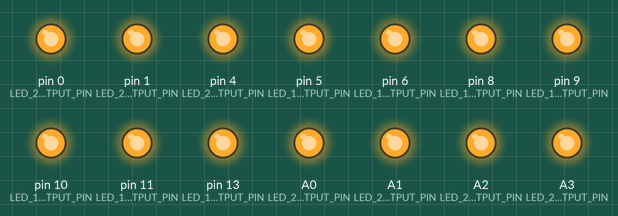
A sketch run on a simulated Arduino Uno, built with avr-gcc and run on an emulated ATmega328P. Shown: output pins drawn as LEDs (lit = HIGH).

Above: at 0.1 s.
Timing chart, 0 to 1.6 s (numbered marks = the images above):
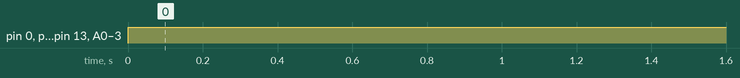

Measured:
- by itself, A2 (LED_2_G_OUTPUT_PIN): LOW → HIGH at 0.01 s
- by itself, pin 0 (LED_2_A_OUTPUT_PIN), pin 1 (LED_2_F_OUTPUT_PIN), pin 4 (LED_2_E_OUTPUT_PIN), pin 5 (LED_1_A_OUTPUT_PIN), pin 6 (LED_1_F_OUTPUT_PIN), pin 8 (LED_1_E_OUTPUT_PIN), pin 9 (LED_1_D_OUTPUT_PIN), pin 10 (LED_1_C_OUTPUT_PIN), pin 11 (LED_1_G_OUTPUT_PIN), pin 13 (LED_1_B_OUTPUT_PIN), A0 (LED_2_D_OUTPUT_PIN), A1 (LED_2_C_OUTPUT_PIN), A3 (LED_2_B_OUTPUT_PIN): LOW → HIGH at 0.00 s

The sketch:

LED_SCREEN_DRIVER_SKETCH.ino
```cpp
//REG 1000 Address is 0 on I2c. Only 8 bit memory addressesing is used.

#include <Wire.h>

#define ZERO_AVAILABLE_WORDS 0u
#define NUM_OF_OUTPUTS_ELEMENTS 13u
#define MULTIPLEXING_DELAY_US 1000

#define REG_1000_ADDRESS 0u //FOR CONTROLLING LED 1
#define REG_1001_ADDRESS 1u //FOR CONTROLLING LED 2
#define REG_1002_ADDRESS 2u //FOR READING INPUTS

#define LED_1_A_OUTPUT_PIN 5  //D5 Output is connected to LED 1 A.
#define LED_1_B_OUTPUT_PIN 13 //D13 Output is connected to LED 1 B.
#define LED_1_C_OUTPUT_PIN 10 //D10 Output is connected to LED 1 C.
#define LED_1_D_OUTPUT_PIN 9 //D9 Output is connected to LED 1 D.
#define LED_1_E_OUTPUT_PIN 8 //D8 Output is connected to LED 1 E.
#define LED_1_F_OUTPUT_PIN 6 //D6 Output is connected to LED 1 F.
#define LED_1_G_OUTPUT_PIN 11 //D11 Output is connected to LED 1 G.

#define LED_2_A_OUTPUT_PIN 0 //D0 Output is connected to LED 2 A.
#define LED_2_B_OUTPUT_PIN A3 //A3 Output is connected to LED 2 B.
#define LED_2_C_OUTPUT_PIN A1 //A1 Output is connected to LED 2 C.
#define LED_2_D_OUTPUT_PIN A0 //A0 Output is connected to LED 2 D.
#define LED_2_E_OUTPUT_PIN 4 //D4 Output is connected to LED 2 E.
#define LED_2_F_OUTPUT_PIN 1 //D1 Output is connected to LED 2 F.
#define LED_2_G_OUTPUT_PIN A2 //A2 Output is connected to LED 2 G.

#define LED_1_A_ELEMENT_DESIGNATOR 0u
#define LED_1_B_ELEMENT_DESIGNATOR 1u
#define LED_1_C_ELEMENT_DESIGNATOR 2u
#define LED_1_D_ELEMENT_DESIGNATOR 3u
#define LED_1_E_ELEMENT_DESIGNATOR 4u
#define LED_1_F_ELEMENT_DESIGNATOR 5u
#define LED_1_G_ELEMENT_DESIGNATOR 6u

#define LED_2_A_ELEMENT_DESIGNATOR 7u
#define LED_2_B_ELEMENT_DESIGNATOR 8u
#define LED_2_C_ELEMENT_DESIGNATOR 9u
#define LED_2_D_ELEMENT_DESIGNATOR 10u
#define LED_2_E_ELEMENT_DESIGNATOR 11u
#define LED_2_F_ELEMENT_DESIGNATOR 12u
#define LED_2_G_ELEMENT_DESIGNATOR 13u


#define BUTTON_0_INPUT_PIN 2 //D2 Input is spare for button connection.
#define BUTTON_1_INPUT_PIN 3 //D3 Input is spare for button connection.
#define BUTTON_2_INPUT_PIN 7 //D7 Input is spare for button connection.

int outputArray[14] = {LED_1_A_OUTPUT_PIN,
                       LED_1_B_OUTPUT_PIN,
                       LED_1_C_OUTPUT_PIN,
                       LED_1_D_OUTPUT_PIN,
                       LED_1_E_OUTPUT_PIN,
                       LED_1_F_OUTPUT_PIN,
                       LED_1_G_OUTPUT_PIN,
                       LED_2_A_OUTPUT_PIN,
                       LED_2_B_OUTPUT_PIN,
                       LED_2_C_OUTPUT_PIN,
                       LED_2_D_OUTPUT_PIN,
                       LED_2_E_OUTPUT_PIN,
                       LED_2_F_OUTPUT_PIN,
                       LED_2_G_OUTPUT_PIN,};

int multiplex_ID = 0;
byte Data_Read_Address = 0;

typedef struct Reg_1000_Struct
{
  int Led_1_A_Reg : 1;
  int Led_1_B_Reg : 1;
  int Led_1_C_Reg : 1;
  int Led_1_D_Reg : 1;
  int Led_1_E_Reg : 1;
  int Led_1_F_Reg : 1;
  int Led_1_G_Reg : 1;
  int Spare : 1;
};

typedef union Reg_1000_Union
{
  Reg_1000_Struct Bits;
  byte nByte;
}; Reg_1000_Union Reg_1000;

typedef struct Reg_1001_Struct
{
  int Led_2_A_Reg : 1;
  int Led_2_B_Reg : 1;
  int Led_2_C_Reg : 1;
  int Led_2_D_Reg : 1;
  int Led_2_E_Reg : 1;
  int Led_2_F_Reg : 1;
  int Led_2_G_Reg : 1;
  int Spare : 1;
};

typedef union Reg_1001_Union
{
  Reg_1001_Struct Bits;
  byte nByte;
}; Reg_1001_Union Reg_1001;

typedef struct Reg_1002_Struct
{
  int Button_0_Reg : 1;
  int Button_1_Reg : 1;
  int Button_2_Reg : 1;
  int Spare : 5;
};

typedef union Reg_1002_Union
{
  Reg_1002_Struct Bits;
  byte nByte;
}; Reg_1002_Union Reg_1002;

typedef struct Null_Reg_Struct
{
  int Spare: 8;
};

typedef union Null_Reg_Union
{
  Null_Reg_Struct Bits;
  byte nByte;
}; Null_Reg_Union Null_Reg;

void setup()
{
  setPinModes();
  Wire.begin(8);
  Wire.onRequest(requestEvent);
  Wire.onReceive(receiveEvent);

  initialize_Registers();
}

void loop() {
  setOutputs();
  delayMicroseconds(MULTIPLEXING_DELAY_US);
}

void setOutputs()
{
  if (multiplex_ID < NUM_OF_OUTPUTS_ELEMENTS)
    multiplex_ID++;
  else
    multiplex_ID = 0;

  for(int outputNumber = 0; outputNumber < NUM_OF_OUTPUTS_ELEMENTS; outputNumber++)
  {
    digitalWrite(outputArray[outputNumber], HIGH); //High Clears it since its a common annode display.
  }

  switch(multiplex_ID)
  {
    case LED_1_A_ELEMENT_DESIGNATOR:
      digitalWrite(outputArray[multiplex_ID], !Reg_1000.Bits.Led_1_A_Reg);
    break;
    case LED_1_B_ELEMENT_DESIGNATOR:
      digitalWrite(outputArray[multiplex_ID], !Reg_1000.Bits.Led_1_B_Reg);
    break;
    case LED_1_C_ELEMENT_DESIGNATOR:
      digitalWrite(outputArray[multiplex_ID], !Reg_1000.Bits.Led_1_C_Reg);
    break;
    case LED_1_D_ELEMENT_DESIGNATOR:
      digitalWrite(outputArray[multiplex_ID], !Reg_1000.Bits.Led_1_D_Reg);
    break;
    case LED_1_E_ELEMENT_DESIGNATOR:
      digitalWrite(outputArray[multiplex_ID], !Reg_1000.Bits.Led_1_E_Reg);
    break;
    case LED_1_F_ELEMENT_DESIGNATOR:
      digitalWrite(outputArray[multiplex_ID], !Reg_1000.Bits.Led_1_F_Reg);
    break;
    case LED_1_G_ELEMENT_DESIGNATOR:
      digitalWrite(outputArray[multiplex_ID], !Reg_1000.Bits.Led_1_G_Reg);
    break;
    case LED_2_A_ELEMENT_DESIGNATOR:
      digitalWrite(outputArray[multiplex_ID], !Reg_1001.Bits.Led_2_A_Reg);
    break;
    case LED_2_B_ELEMENT_DESIGNATOR:
      digitalWrite(outputArray[multiplex_ID], !Reg_1001.Bits.Led_2_B_Reg);
    break;
    case LED_2_C_ELEMENT_DESIGNATOR:
      digitalWrite(outputArray[multiplex_ID], !Reg_1001.Bits.Led_2_C_Reg);
    break;
    case LED_2_D_ELEMENT_DESIGNATOR:
      digitalWrite(outputArray[multiplex_ID], !Reg_1001.Bits.Led_2_D_Reg);
    break;
    case LED_2_E_ELEMENT_DESIGNATOR:
      digitalWrite(outputArray[multiplex_ID], !Reg_1001.Bits.Led_2_E_Reg);
    break;
    case LED_2_F_ELEMENT_DESIGNATOR:
      digitalWrite(outputArray[multiplex_ID], !Reg_1001.Bits.Led_2_F_Reg);
    break;
    case LED_2_G_ELEMENT_DESIGNATOR:
      digitalWrite(outputArray[multiplex_ID], !Reg_1001.Bits.Led_2_G_Reg);
    break;
    default:
    //Do Nothing
    break;
  }
}

void initialize_Registers()
{
  Reg_1000.nByte = 0; //Bits 7,6,5,4,3,2,1 should be initialized to their OFF State.
  Reg_1001.nByte = 0; //Bits 7,6,5,4,3,2,1 should be initialized to their OFF State.
  Reg_1002.nByte = 0; //Bits 2, 1, and 0 should be initialized to their OFF State.
  Null_Reg.nByte = 0;
}

void setPinModes()
{
  pinMode(LED_1_A_OUTPUT_PIN, OUTPUT);
  pinMode(LED_1_B_OUTPUT_PIN, OUTPUT);
  pinMode(LED_1_C_OUTPUT_PIN, OUTPUT);
  pinMode(LED_1_D_OUTPUT_PIN, OUTPUT);
  pinMode(LED_1_E_OUTPUT_PIN, OUTPUT);
  pinMode(LED_1_F_OUTPUT_PIN, OUTPUT);
  pinMode(LED_1_G_OUTPUT_PIN, OUTPUT);

  pinMode(LED_2_A_OUTPUT_PIN, OUTPUT);
  pinMode(LED_2_B_OUTPUT_PIN, OUTPUT);
  pinMode(LED_2_C_OUTPUT_PIN, OUTPUT);
  pinMode(LED_2_D_OUTPUT_PIN, OUTPUT);
  pinMode(LED_2_E_OUTPUT_PIN, OUTPUT);
  pinMode(LED_2_F_OUTPUT_PIN, OUTPUT);
  pinMode(LED_2_G_OUTPUT_PIN, OUTPUT);

  pinMode(BUTTON_0_INPUT_PIN, INPUT_PULLUP);
  pinMode(BUTTON_1_INPUT_PIN, INPUT_PULLUP);
  pinMode(BUTTON_2_INPUT_PIN, INPUT_PULLUP);
}

void receiveEvent(int numBytes)
{
  byte First_Byte_Read = Wire.read();
        Data_Read_Address = First_Byte_Read;
  while(Wire.available() > ZERO_AVAILABLE_WORDS) //Ensures all bytes are read.
  {
    switch(First_Byte_Read)
    {
      case REG_1000_ADDRESS:
        Reg_1000.nByte = Wire.read();
        break;
      case REG_1001_ADDRESS:
        Reg_1001.nByte = Wire.read();
        break;
      default:
        Wire.read();
        break;
    }
  }
}

void requestEvent()
{
  switch(Data_Read_Address)
  {
    case REG_1002_ADDRESS:
      Reg_1002.Bits.Button_0_Reg = !digitalRead(BUTTON_0_INPUT_PIN); //Opposite because ground is PRESSED.
      Reg_1002.Bits.Button_1_Reg = !digitalRead(BUTTON_1_INPUT_PIN); //Opposite because ground is PRESSED.
      Reg_1002.Bits.Button_2_Reg = !digitalRead(BUTTON_2_INPUT_PIN); //Opposite because ground is PRESSED.
      Wire.write(Reg_1002.nByte);
    break;
    default:
      Wire.write(Null_Reg.nByte);
  }
}
```
